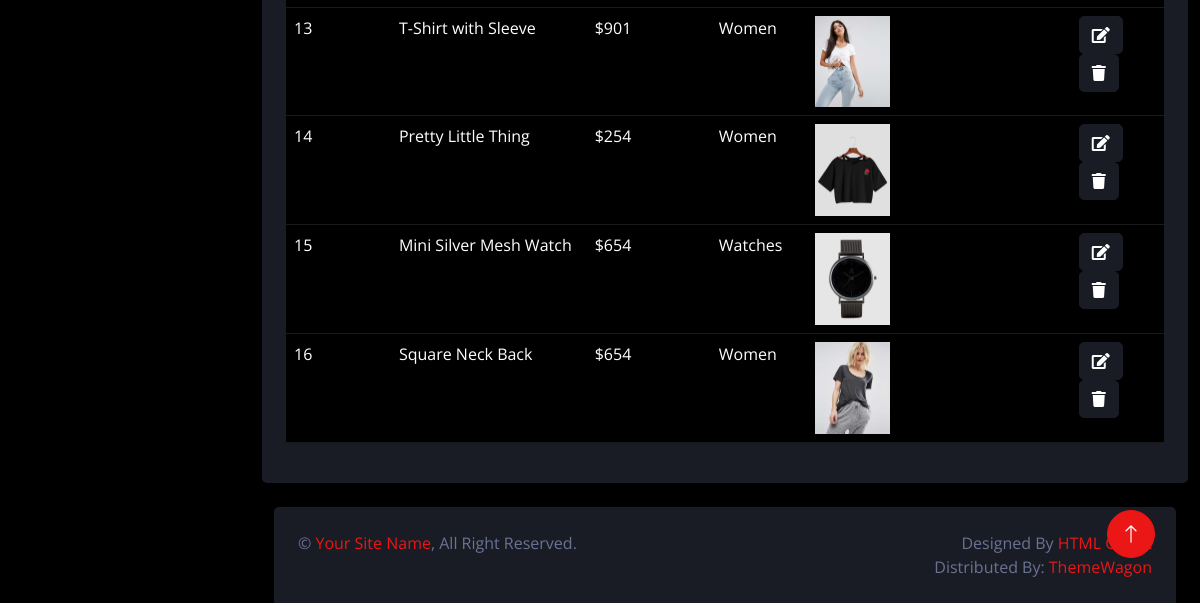
Before: /darkpan-1.0.0/products.php (lower part) with the older database file.
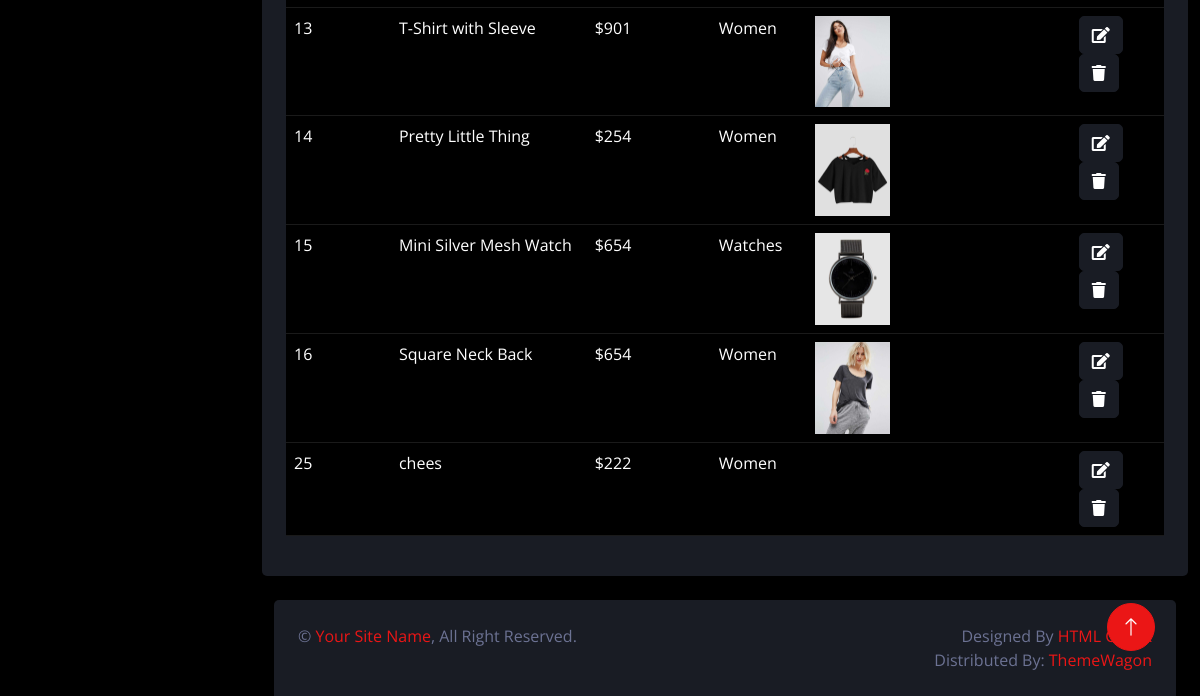
After: the same page with the newer database file.
### tables this page shows
CREATE TABLE `products` (
  `product_id` int(11) NOT NULL,
  `product_name` varchar(200) NOT NULL,
  `product_price` int(11) NOT NULL,
  `product_category_id` int(11) DEFAULT NULL,
  `product_image` varchar(200) NOT NULL
);

CREATE TABLE `category` (
  `category_id` int(11) NOT NULL,
  `category_name` varchar(200) NOT NULL,
  `category_image` varchar(300) NOT NULL
);

### darkpan-1.0.0/products.php (the view, shortened to what this page needs)
<?php
include("./php/query.php");
?>
<!DOCTYPE html>
<html lang="en">
<head>
    <link href="https://cdnjs.cloudflare.com/ajax/libs/font-awesome/5.10.0/css/all.min.css" rel="stylesheet">
    <link href="https://cdn.jsdelivr.net/npm/bootstrap-icons@1.4.1/font/bootstrap-icons.css" rel="stylesheet">
    <link href="lib/owlcarousel/assets/owl.carousel.min.css" rel="stylesheet">
    <link href="lib/tempusdominus/css/tempusdominus-bootstrap-4.min.css" rel="stylesheet" />
    <link href="css/bootstrap.min.css" rel="stylesheet">
    <link href="css/style.css" rel="stylesheet">
</head>
<body>
    <div class="container-fluid position-relative d-flex p-0">
        <div class="content">
            <div class="container pt-4">
                <div class="bg-secondary rounded p-4">
                    <div class="row">
                        <div class="col-12 col-sm-12">
                            <table class="table table-dark table-hover  w-100 mt-2">
                                <tbody>
                                    <?php
                        $query = $pdo->query("select * from products join category on products.product_category_id = category.category_id ORDER BY product_id");
                        $result = $query->fetchAll(PDO::FETCH_ASSOC);
                        foreach($result as $row){
                        ?>
                                    <tr>
                                        <td>
                                            <?php echo $row['product_id'] ?>
                                        </td>
                                        <td id="c_name">
                                            <?php echo $row['product_name'] ?>
                                        </td>
                                        <td id="c_name">
                                            <?php echo '$'.$row['product_price'] ?>
                                        </td>
                                        <td id="c_name">
                                            <?php echo $row['category_name'] ?>
                                        </td>
                                        <td style="width: 30%;"><img id="c_image"
                                                src="images/<?php echo $row['product_image'] ?>" style="width: 30%;"
                                                alt=""></td>
                                        <td class="">
                                            <button class="btn btn-secondary edit-btn " data-bs-toggle="modal"
                                                data-bs-target="#edit-modal<?php echo $row['product_id']  ?>">
                                                <i class="fa fa-edit"></i>
                                            </button>
                                            <button class="btn btn-secondary" name="delete">
                                                <i class="fa fa-trash"></i>
                                            </button>
                                        </td>
                                    </tr>
                        </div>
                        <?php
                        }
                        ?>
        <div class="container-fluid pt-4 px-4">
            <div class="bg-secondary rounded-top p-4">
                <div class="row">
                    <div class="col-12 col-sm-6 text-center text-sm-start">
                        &copy; <a href="#">Your Site Name</a>, All Right Reserved.
                    </div>
                    <div class="col-12 col-sm-6 text-center text-sm-end">
                        Designed By <a href="https://htmlcodex.com">HTML Codex</a>
                        <br>Distributed By: <a href="https://themewagon.com" target="_blank">ThemeWagon</a>
                    </div>
                </div>
            </div>
        </div>
    <a href="#" class="btn btn-lg btn-primary btn-lg-square back-to-top"><i class="bi bi-arrow-up"></i></a>
</body>
</html>

Changed rows visible on the page:
added products: product_id "25", product_name "chees", product_price "222", product_category.category_name "Women"
